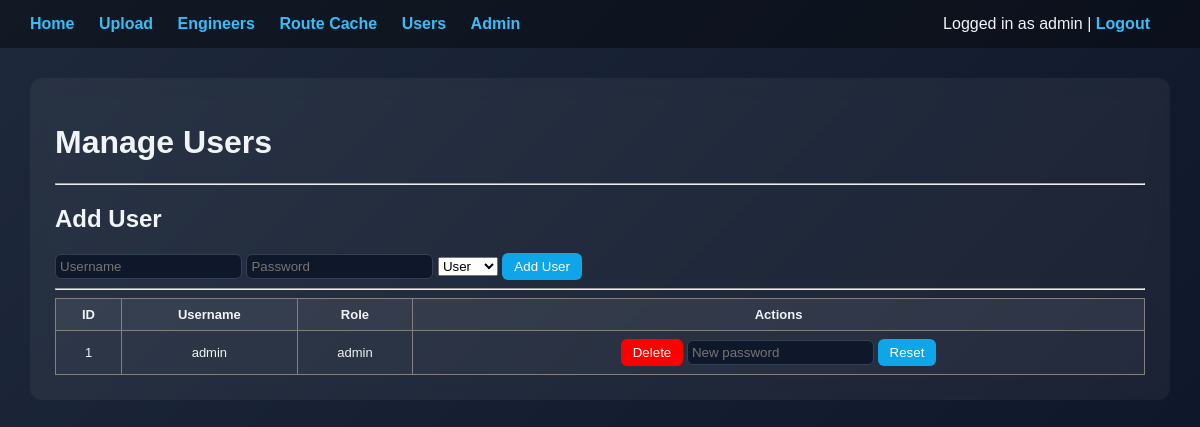
Page /admin/users (signed in) on the committed database.
### tables this page shows
CREATE TABLE users (
        id INTEGER PRIMARY KEY AUTOINCREMENT,
        username TEXT UNIQUE,
        password TEXT,
        role TEXT
    );

### main.py (the view)
@app.get("/admin/users", response_class=HTMLResponse)
def manage_users(request: Request):
    if request.session.get("role") != "admin":
        return RedirectResponse("/login")
    conn = sqlite3.connect(DB_PATH)
    c = conn.cursor()
    c.execute("SELECT id, username, role FROM users")
    users = c.fetchall()
    conn.close()
    return templates.TemplateResponse("users.html", {
        "request": request,
        "users": users
    })

### templates/users.html (shortened to what this page needs)
{% extends "base.html" %}
{% block content %}
<!DOCTYPE html>
<html>
<head>
</head>
<body>
<h1>Manage Users</h1>
<hr>
<h2>Add User</h2>
<input type="text" id="username" placeholder="Username" required>
<input type="password" id="password" placeholder="Password" required>
<select id="role">
    <option value="user">User</option>
</select>
<button onclick="addUser()">Add User</button>
<hr>
<table border="1" cellpadding="8">
    <tr>
        <th>ID</th>
        <th>Username</th>
        <th>Role</th>
        <th>Actions</th>
    </tr>
    {% for user in users %}
    <tr>
        <td>{{ user[0] }}</td>
        <td>{{ user[1] }}</td>
        <td>{{ user[2] }}</td>
        <td>
            <form method="post" action="/admin/delete-user/{{ user[0] }}" style="display:inline;">
                <button style="background:red;">Delete</button>
            </form>
            <form method="post" action="/admin/reset-password/{{ user[0] }}" style="display:inline;">
                <input type="text" name="new_password" placeholder="New password" required>
                <button>Reset</button>
            </form>
        </td>
    </tr>
    {% endfor %}
</table>
</body>
</html>
{% endblock %}

### templates/base.html (style rules this page uses)
body { margin: 0; font-family: Arial, Helvetica, sans-serif; background: linear-gradient(135deg, #1e293b, #0f172a); color: #f1f5f9; }
table { width: 100%; border-collapse: collapse; font-size: 13px; }
th, td { padding: 8px; text-align: center; }
th { background-color: rgba(255,255,255,0.08); }
tr:nth-child(even) { background-color: rgba(255,255,255,0.04); }
button { padding: 6px 12px; border-radius: 6px; border: none; cursor: pointer; background-color: #0ea5e9; color: white; }
input, textarea { border-radius: 6px; border: 1px solid #334155; background-color: #0f172a; color: white; padding: 4px; }

### rows in the picture
users: id "1", username "admin", role "admin"

### other values in the picture
{{ request.session.get("user") }} "admin"
